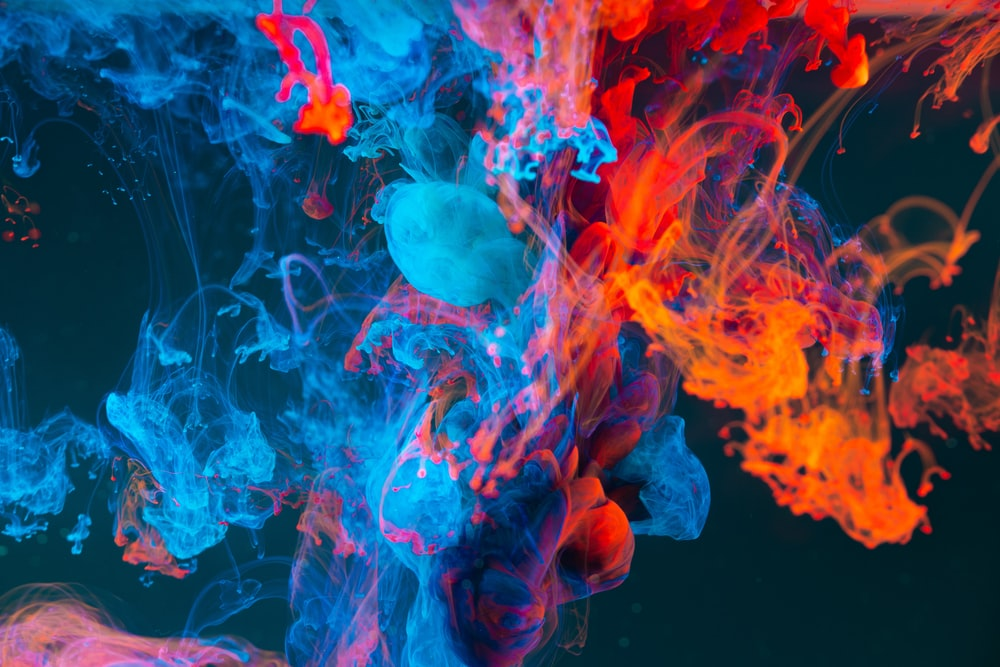
#> input picture img1.jpg, 1000 x 667 px
$ jupyter execute 'Sparks Colour detection.ipynb'
#> lines starting #> are read from the running program, lines starting #| are printed output that depends on the picture
[cell 1]
import cv2             #import open-cv module
import pandas as pd    #import pandas module

[cell 2]
img_path='img1.jpg'
csv_path='colors.csv'

[cell 3]
#Reading csv file with pandas and giving names to each column
index=['color', 'color_name', 'Hex','R','G','B']         #indexing the cv file data
df = pd.read_csv(csv_path, names=index, header=None)     #read colors csv file
#> (reads colors.csv from the repository)

[cell 4]
img = cv2.imread(img_path)
#> img is the input picture: shape (667, 1000, 3); mean B, G, R 98.4, 70.2, 61.2
img = cv2.resize(img,(800,600))
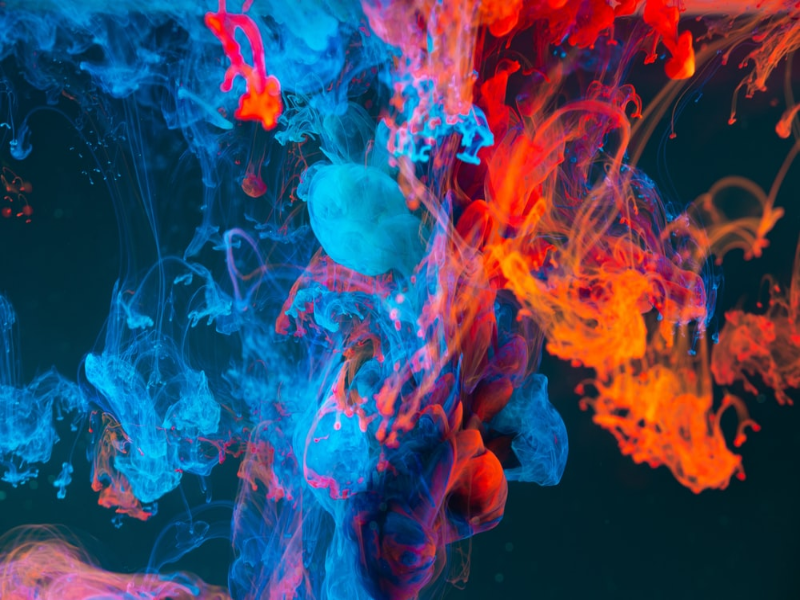
#> img: shape (600, 800, 3); mean B, G, R 98.3, 70.1, 61.1

[cell 5]
clicked = False
r = g = b = xpos = ypos = 0     #initialize the color and position variables

[cell 6]
def get_color_name(R,G,B):
    minimum = 1000
    for i in range(len(df)):
        d = abs(R - int(df.loc[i,'R'])) + abs(G - int(df.loc[i,'G'])) + abs(B - int(df.loc[i,'B']))
        if d <= minimum:
            minimum = d
            cname = df.loc[i, 'color_name']

    return cname

[cell 7]
def draw_function(event, x, y, flags, params):
    if event == cv2.EVENT_LBUTTONDBLCLK:
        global b, g, r, xpos, ypos, clicked
        clicked = True
        xpos = x
        ypos = y
        b,g,r = img[y,x]
        b = int(b)
        g = int(g)
        r = int(r)

[cell 8]
cv2.namedWindow('image')     #window caption
cv2.setMouseCallback('image',draw_function)

[cell 9]
while True:
    cv2.imshow('image',img)
    if clicked:
        #cv2.rectangle(image,startpoint, endpoint, color, thickness) -1 thickness fills rectangle entirely
        cv2.rectangle(img, (20,20), (600,60), (b,g,r), -1)

        #Creating text string to display(Color name and RGB values)
        text = get_color_name(r,b,g) + 'R=' + str(r) + ' G=' + str(g) + 'B=' + str(b)

        #cv2.putText(img,text,start,font(0-7),fontScale, color, thickness, linetype,(Optional bottoleft bool))
        cv2.putText(img, text,(50,50), 2,0.8,(255,255,255),2,cv2.LINE_AA)

        #For very light colors we will display text in black color
        if r+g+b >=600:
            cv2.putText(img, text, (50,50), 2,0.8, (0,0,0),2,cv2.LINE_AA)
        clicked=False

    #Break the loop when user hits 'esc' key
    if cv2.waitKey(20) & 0xFF == 27:
#> (key Esc is pressed here)
